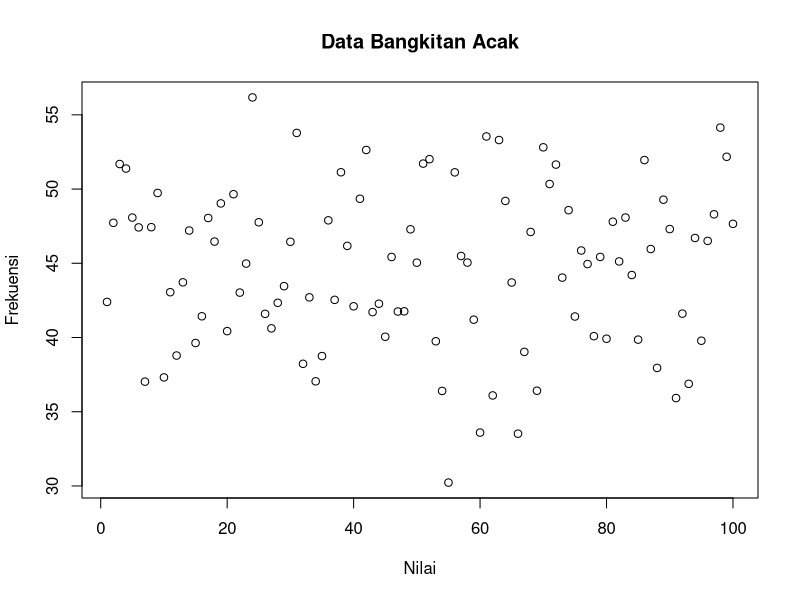

Source code (R):
mean = 45
sd = 5
n = 100

# Generate data bangkitan acak
sample = rnorm(n, mean, sd)

x1 = 40
x2 = 50

# Calculate z-score
z1 = (x1 - mean) / sd
z2 = (x2 - mean) / sd

# Menghitung fungsi probabilitas dari distribusi normal
prob = pnorm(z2) - pnorm(z1)

# Plot data bangkitan acak
plot(sample, main = "Data Bangkitan Acak", xlab = "Nilai", ylab = "Frekuensi")

# 4c
# Menghitung nilai varians dari distribusi normal
var = var(sample)

print(paste("Nilai varians dari distribusi normal adalah", var))